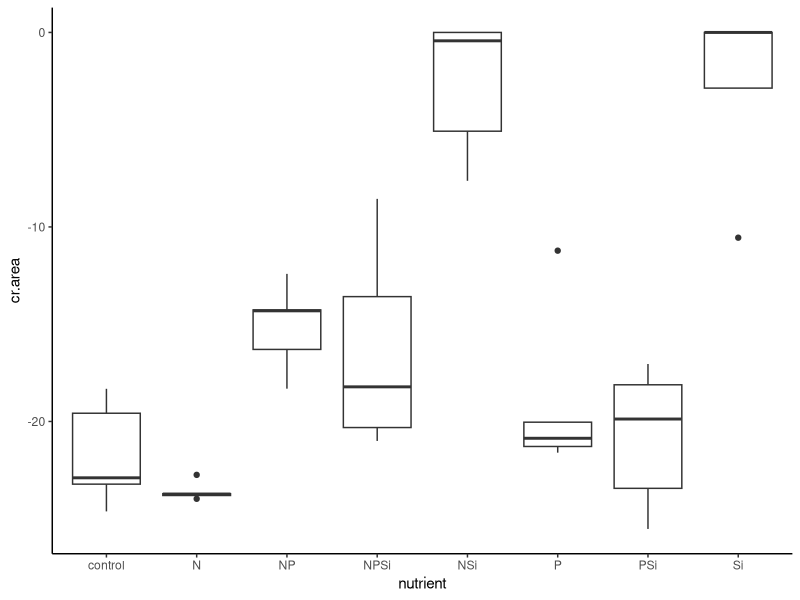
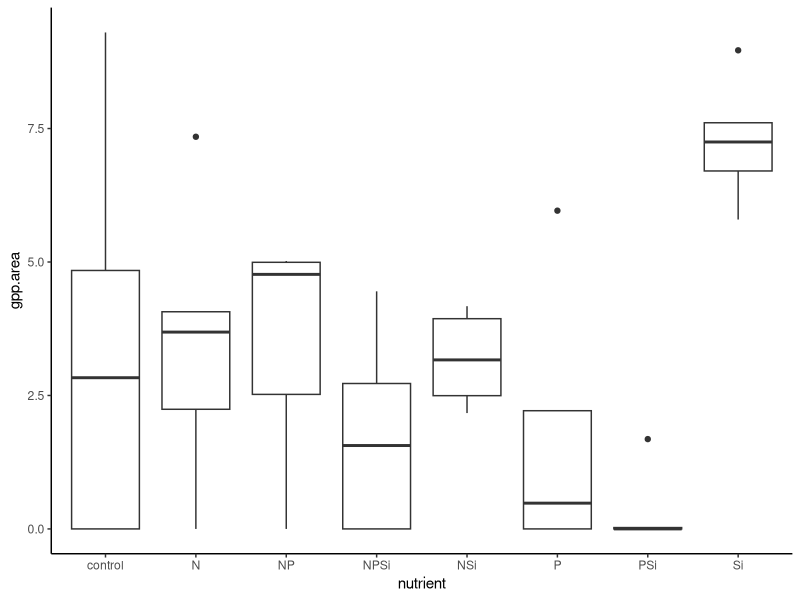
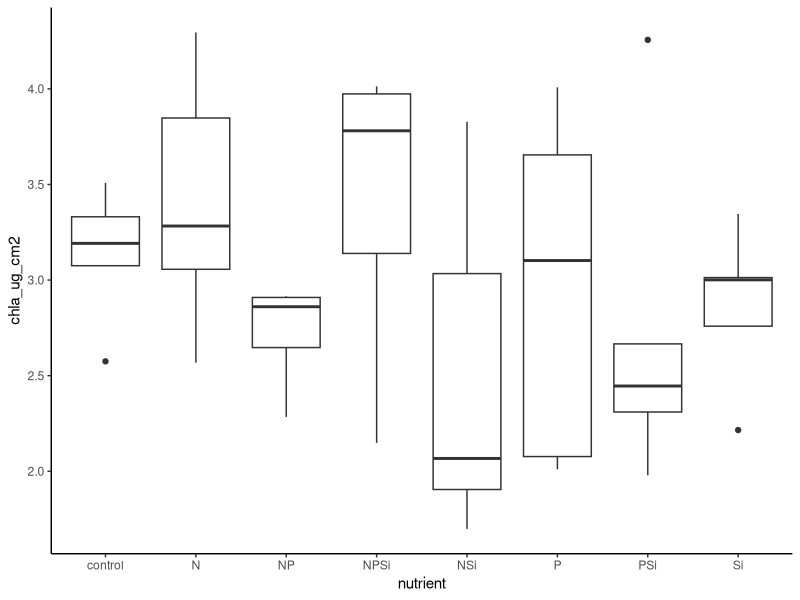
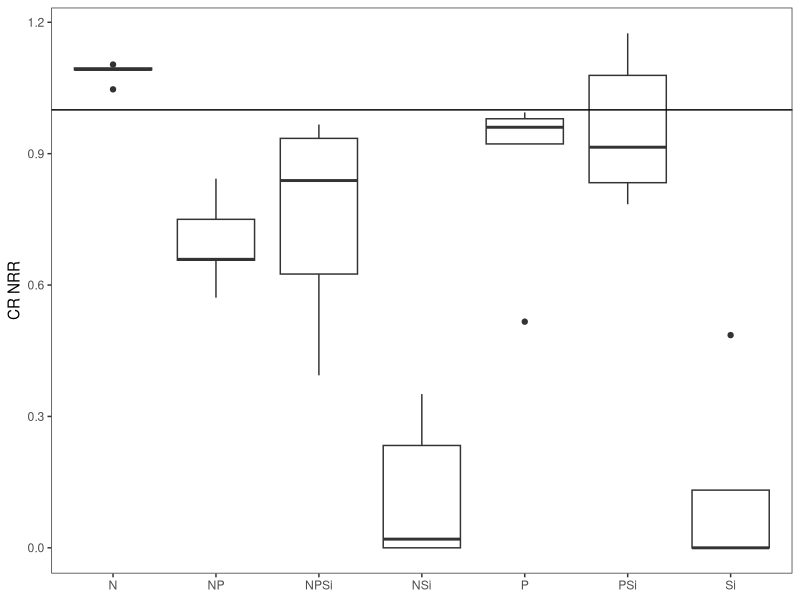
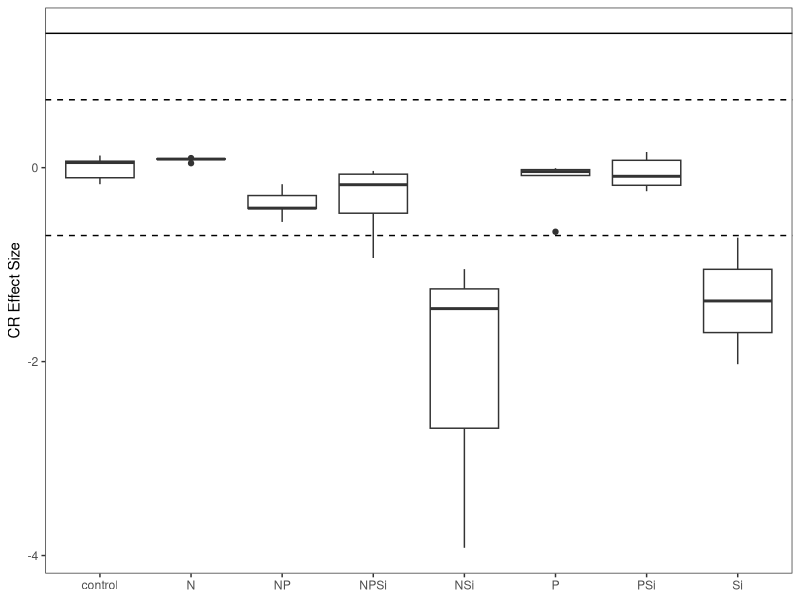
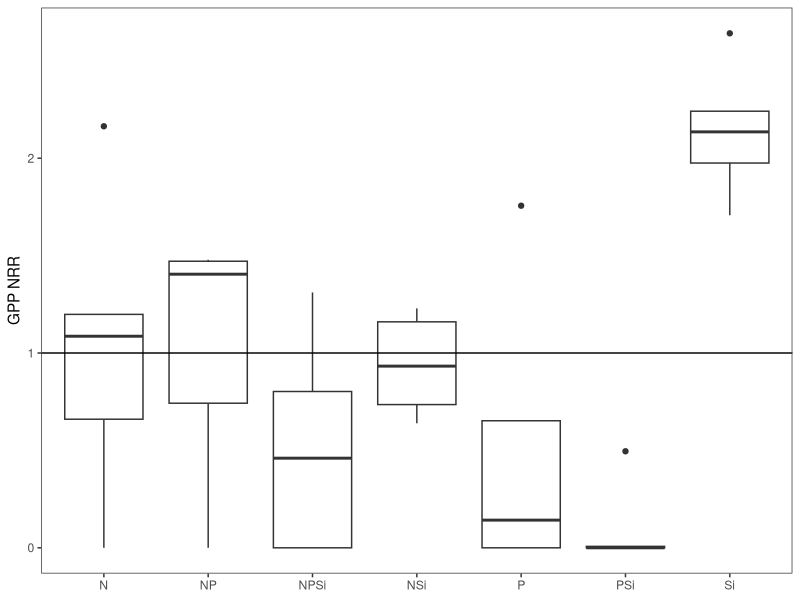
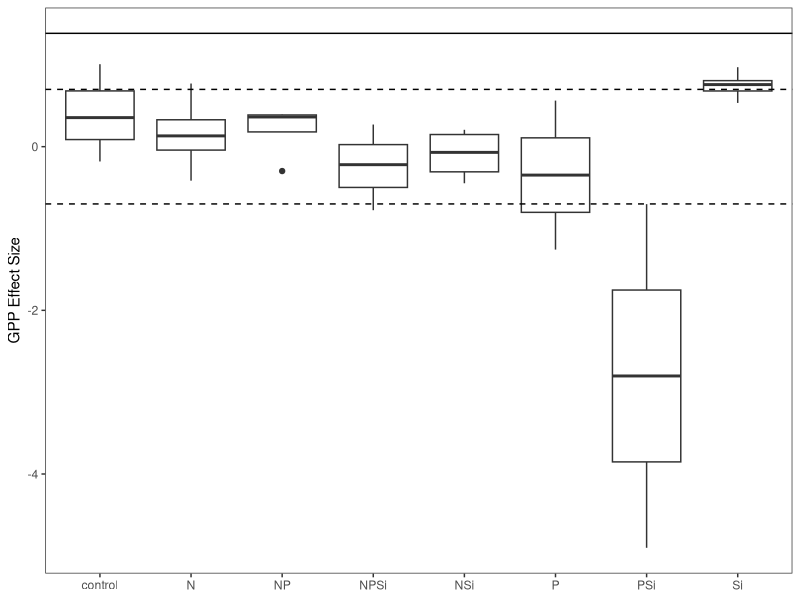
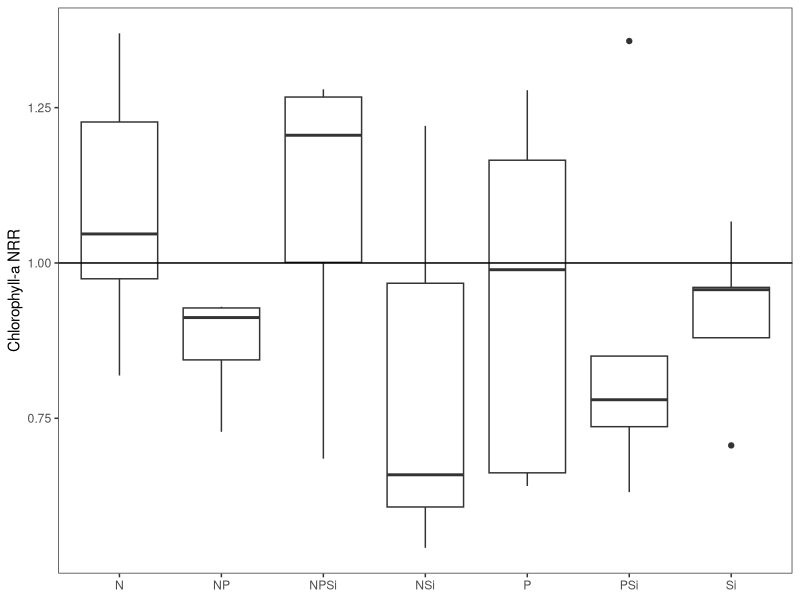

Write the R code that produced these figures, in order. (Note: this script raises an error after producing the figures.)
#Author:  Clay Arango
#Creation date: 10-Feb-19
#Script to analyze NDS data from Summer 2018 NDS work with S. Roley and A. Alexiades

#packages
install.packages("nlme")
install.packages("nortest")
install.packages("plyr")
install.packages("dplyr")
install.packages("multcomp")
install.packages("MASS")
install.packages("ggplot2")
library(nlme)
library(nortest)
library(plyr)
library(dplyr)
library(multcomp)
library(MASS)
library(ggplot2)

#Load data
mab_fall <- read.table(file="mab_fall.csv", header=T, sep=",")

#set variable
d = mab_fall

#evaluate data to make sure factors are correct
names(d)

unique(d$nutrient) #control, N, NP, NPSi, NSi, P, PSi, Si
unique(d$N) #should be 0 and 1
unique(d$P) #should be 0 and 1
unique(d$Si) #should be 0 and 1
unique(d$top) #should be "sponge" and "glass"
#if need to change, use recode function below. 
d$top<-recode(d$top, "cellulose" ="sponge")
str(d)

#convert N and P vand Si alues (0 or 1 for absence or presence) to factors
d$N<-as.factor(d$N)
d$P<-as.factor(d$P)
d$Si<-as.factor(d$Si)
str(d)

#subset data into gpp and cr response
d.cr = subset(d, top=="sponge", data=d)
d.gpp = subset(d, top=="glass", data=d)

#check for outliers and check data entry before calculating CR-NRR
ggplot(d.cr, aes(x=nutrient, y=cr.area)) + geom_boxplot() + theme_classic()
#A5 is an outlier, Si group has 3 zeros so can't tell what is an outlier

#calculate nrr for cr
x<-ddply(d.cr, "nutrient", summarise, ave_cr = mean(cr.area, na.rm=T)) 
x
d.cr$cr.nrr = d.cr$cr.area/-21.727991 #divide by control ave_cr

#check for outliers and check data entry before calculating GPP- and chla-NRR
ggplot(d.gpp, aes(x=nutrient, y=gpp.area)) + geom_boxplot() + theme_classic()
#F7, P group has 2 zeros so can't tell what is an outlier, Si group looks OK 
ggplot(d.gpp, aes(x=nutrient, y=chla_ug_cm2)) + geom_boxplot() + theme_classic()
#P+Si group is evenly spread out, Si and control look OK

#calculate nrr for gpp and chla
x<- ddply(d.gpp, "nutrient", summarise, ave_gpp = mean(gpp.area, na.rm=T), ave_chla = mean(chla_ug_cm2, na.rm=T)) 
x
d.gpp$gpp.nrr = d.gpp$gpp.area/3.3947683 #divide by control ave_gpp
d.gpp$chla.nrr = d.gpp$chla_ug_cm2/3.136110 #divide by control ave_chla
#use to exclude outliers
#x1<- ddply(subset(d.gpp, !(nds.id=="F6")), "nutrient", summarise, ave_chla = mean(chla_ug_cm2, na.rm=T)) 
#x1
#d.gpp$chla.nrr_1<-d.gpp$chla_ug_cm2/2.700340

#combine into one file and export
d.cr$chla.nrr<-NA
#d.cr$chla.nrr_1<-NA#for excluded outliers
d.cr$gpp.nrr<-NA
d.gpp$cr.nrr<-NA
d.nrr<-rbind(d.cr, d.gpp)
d.nrr$site.date<-"mab_fall"
d.nrr$gpp.es<-log(d.nrr$gpp.nrr)
d.nrr$cr.es<-log(d.nrr$cr.nrr)
d.nrr$chla.es<-log(d.nrr$chla.nrr)

write.table(d.nrr, "mab_fall_nrr.csv",  sep=",", quote=F, row.names =F)

###############
#plots of NRR
##############
ggplot(data=subset(d.cr, !(nutrient=="control")), aes(x=nutrient, y=cr.nrr))+geom_boxplot()+theme_bw()+
  ylab("CR NRR")+geom_abline(slope = 0, intercept = 1)+
  theme(axis.title.x=element_blank(), panel.grid.minor=element_blank(), panel.grid.major=element_blank())
#no limitation, Si inhibition?

ggplot(data=subset(d.nrr, (top=="sponge")), aes(x=nutrient, y=cr.es))+geom_boxplot()+theme_bw()+
  ylab("CR Effect Size")+geom_hline(yintercept = 0.7, lty="dashed")+ geom_hline(yintercept = -0.7, lty="dashed")+
  geom_hline(yintercept = 1.385)+
  theme(axis.title.x=element_blank(), panel.grid.minor=element_blank(), panel.grid.major=element_blank())
#possible Si inhibition? nothing over 1.385, so no significance?

ggplot(data=subset(d.gpp, !(nutrient=="control")), aes(x=nutrient, y=gpp.nrr))+geom_boxplot()+theme_bw()+
  ylab("GPP NRR")+geom_abline(slope = 0, intercept = 1)+
  theme(axis.title.x=element_blank(), panel.grid.minor=element_blank(), panel.grid.major=element_blank())
#Si limitation, but not a similar response with N or P

ggplot(data=subset(d.nrr, top =="glass"),aes(x=nutrient, y=gpp.es))+geom_boxplot()+theme_bw()+
  ylab("GPP Effect Size")+geom_hline(yintercept = 0.7, lty="dashed")+
  geom_hline(yintercept = -0.7, lty="dashed")+ geom_hline(yintercept = 1.385)+
  theme(axis.title.x=element_blank(), panel.grid.minor=element_blank(), panel.grid.major=element_blank())
#unsure how to interpret this aside from no limitation

ggplot(data=subset(d.gpp, !(nutrient=="control")), aes(x=nutrient, y=chla.nrr))+geom_boxplot()+theme_bw()+
  ylab("Chlorophyll-a NRR")+geom_abline(slope = 0, intercept = 1)+ 
  theme(axis.title.x=element_blank(), panel.grid.minor=element_blank(), panel.grid.major=element_blank())
#no limitation

ggplot(data=subset(d.nrr, (top=="glass")), aes(x=nutrient, y=chla.es))+geom_boxplot()+theme_bw()+
  ylab("Chla Effect Size")+ geom_hline(yintercept = 0.7, lty="dashed")+ geom_hline(yintercept = -0.7, lty="dashed")+    
  geom_hline(yintercept = 1.385)+
  theme(axis.title.x=element_blank(), panel.grid.minor=element_blank(), panel.grid.major=element_blank())
#nothing over 1.385 so no significance?

##########
#NRR Summary Files
#########

GPP_sum<-ddply(d.gpp, "nutrient", summarise, ave_nrr.gpp=mean(gpp.nrr, na.rm=T), sd_nrr.gpp=sd(gpp.nrr, na.rm=T), 
               se_nrr.gpp =(sd(gpp.nrr)/sqrt(sum(!is.na(gpp.nrr)))), 
               ci95_nrr.gpp = (1.96*(sd(gpp.nrr)/sqrt(sum(!is.na(gpp.nrr))))),
               ave_nrr.chla=mean(chla.nrr, na.rm=T), sd_nrr.chla=sd(chla.nrr, na.rm=T), 
               se_nrr.chla =(sd(chla.nrr)/sqrt(sum(!is.na(chla.nrr)))), 
               ci95_nrr.chla = (1.96*(sd(chla.nrr)/sqrt(sum(!is.na(chla.nrr))))))
CR_sum<-ddply(d.cr, "nutrient", summarise, ave_nrr.cr=mean(cr.nrr, na.rm=T), sd_nrr.cr=sd(cr.nrr, na.rm=T), 
              se_nrr.cr =(sd(cr.nrr)/sqrt(sum(!is.na(cr.nrr)))), 
              ci95_nrr.cr = (1.96*(sd(cr.nrr)/sqrt(sum(!is.na(cr.nrr))))))

#now combine into one and export
d.sum<-merge(GPP_sum, CR_sum, by="nutrient")
d.sum$site_date<-"mab_fall"
write.table(d.sum, "mab_fall_summ.csv",  sep=",", quote=F, row.names=F)

############################################################
#analyze RESPIRATION data
############################################################

M1<-gls(cr.area~N*P*Si, data=d.cr, na.action=na.omit)
E1<-residuals(M1)
qqnorm(E1)
qqline(E1)
ad.test(E1)
   #residuals are normally distributed
hist(E1)  
plot(M1)

plot(filter(d.cr, !is.na(cr.area)) %>% dplyr::select(nutrient), 
     E1, xlab="nutrient", ylab="Residuals")
bartlett.test(cr.area~nutrient, data=d.cr)
   #variance test is bad 0.037

anova(M1)


##########################################################
#do multiple 2 way ANOVAs to improve our ability to interpret
##########################################################
#N and P
M1<-gls(cr.area~N*P, data=d.cr, na.action=na.omit)
E1<-residuals(M1)
qqnorm(E1)
qqline(E1)
ad.test(E1)
#residuals are normally distributed, p=0.1185
hist(E1)  
plot(M1)

bartlett.test(cr.area~nutrient, data=d.cr)
#variance test not OK

anova(M1) #interpretation, no limitation

#remove NA for plotting
xx = na.omit(subset(d.cr, select = c(N,P,cr.area)))
interaction.plot(xx$N, xx$P, xx$cr.area*-1)

#N and Si
M1<-gls(cr.area~N*Si, data=d.cr, na.action=na.omit)
E1<-residuals(M1)
qqnorm(E1)
qqline(E1)
ad.test(E1)
#residuals are normally distributed, p=0.3951
hist(E1)  
plot(M1)

bartlett.test(cr.area~nutrient, data=d.cr)
#variance test not OK

anova(M1) #Si inhibition of N

#remove NA for plotting
xx = na.omit(subset(d.cr, select = c(N,Si,cr.area)))
interaction.plot(xx$N, xx$Si, xx$cr.area*-1)

#P and Si
M1<-gls(cr.area~P*Si, data=d.cr, na.action=na.omit)
E1<-residuals(M1)
qqnorm(E1)
qqline(E1)
ad.test(E1)
#residuals are normally distributed, p=0.6265
hist(E1)  
plot(M1)

bartlett.test(cr.area~nutrient, data=d.cr)
#variance test OK

anova(M1) #interpretation, P and Si limitation (presence of P really increases Si response)

#remove NA for plotting
xx = na.omit(subset(d.cr, select = c(P,Si,cr.area)))
interaction.plot(xx$P, xx$Si, xx$cr.area*-1)
##########################################################
##########################################################  

x <- group_by(d.cr, nutrient) %>%  # Grouping function causes subsequent functions to aggregate by season and reach
  summarize(cr.mean = abs(mean(cr.area, na.rm = TRUE)), # na.rm = TRUE to remove missing values
            cr.sd=abs(sd(cr.area, na.rm = TRUE)),  # na.rm = TRUE to remove missing values
            n = sum(!is.na(cr.area)), # of observations, excluding NAs. 
            cr.se=cr.sd/sqrt(n))

ggplot(data=x, aes(x=nutrient, y=cr.mean)) + 
  geom_bar(stat="identity", position=position_dodge(), color = "black") + 
  geom_errorbar(aes(ymin=cr.mean, ymax=cr.mean+cr.se), width=0.2, 
                position=position_dodge(0.9)) + 
  xlab("Nutrient") +
  ylab(expression(Respiration~(ug~O[2]~m^{-2}~h^{-1}))) +
  ylim(0,20) +
  labs(fill="Light") +
  theme_bw() +
  theme(panel.grid.major=element_blank(),
        panel.grid.minor=element_blank(),
        legend.title=element_text(size=6),
        legend.key=element_blank(), 
        legend.position=c(0.5,0.95), 
        legend.text=element_text(size=8), 
        legend.background=element_blank(), 
        legend.direction="horizontal", 
        legend.key.size=unit(0.3, "cm"), 
        axis.title.y=element_text(size=8), 
        axis.title.x=element_text(size=8), 
        axis.text.x=element_text(size=8))

#ggsave('output/figures/Ring_fall.tiff',
#       units="in",
#       width=3.25,
#       height=3.25,
#       dpi=1200,
#       compression="lzw")

#summarize nrr
x <- group_by(d.cr, nutrient) %>%  # Grouping function causes subsequent functions to aggregate by season and reach
  summarize(cr.mean = abs(mean(cr.nrr, na.rm = TRUE)), # na.rm = TRUE to remove missing values
            cr.sd=abs(sd(cr.nrr, na.rm = TRUE)),  # na.rm = TRUE to remove missing values
            n = sum(!is.na(cr.nrr)), # of observations, excluding NAs. 
            cr.se=cr.sd/sqrt(n))

############################################################
#analyze the PRODUCTION data
############################################################

M1<-gls(gpp.area~N*P*Si, data=d.gpp, na.action=na.omit) 
E1<-residuals(M1)
qqnorm(E1)
qqline(E1)
ad.test(E1)
   #residuals are normal p = 0.15

hist(E1, xlab="residuals", main="")
plot(M1)

plot(filter(d.gpp, !is.na(gpp.area)) %>% dplyr::select(nutrient), 
     E1, xlab="nutrient", ylab="Residuals")
bartlett.test(gpp.area~nutrient, data=d.gpp)
   #bad but close p = 0.03947

anova(M1)
  
x <- group_by(d.gpp, nutrient) %>%  # Grouping function causes subsequent functions to aggregate by season and reach
  summarize(gpp.mean = abs(mean(gpp.area, na.rm = TRUE)), # na.rm = TRUE to remove missing values
            gpp.sd=abs(sd(gpp.area, na.rm = TRUE)),  # na.rm = TRUE to remove missing values
            n = sum(!is.na(gpp.area)), # of observations, excluding NAs. 
            gpp.se=gpp.sd/sqrt(n))

ggplot(data=x, aes(x=nutrient, y=gpp.mean)) + 
  geom_bar(stat="identity", position=position_dodge(), color = "black") + 
  geom_errorbar(aes(ymin=gpp.mean, ymax=gpp.mean+gpp.se), width=0.2, 
                position=position_dodge(0.9)) + 
  xlab("Nutrient") +
  ylab(expression(Production~(ug~O[2]~m^{-2}~h^{-1}))) +
  labs(fill="Light") +
  theme_bw() +
  theme(panel.grid.major=element_blank(),
        panel.grid.minor=element_blank(), 
        legend.title=element_text(size=6), 
        legend.key=element_blank(),  
        legend.position=c(0.5,0.95),  
        legend.text=element_text(size=8),  
        legend.background=element_blank(),  
        legend.direction="horizontal",  
        legend.key.size=unit(0.3, "cm"),  
        axis.title.y=element_text(size=8),  
        axis.title.x=element_text(size=8),  
        axis.text.x=element_text(size=8))

#ggsave('output/figures/gppByNutrient.tiff',
#       units="in",
#       width=3.25,
#       height=3.25,
#       dpi=1200,
#       compression="lzw")

#summarize nrr
x <- group_by(d.gpp, nutrient) %>%  # Grouping function causes subsequent functions to aggregate by season and reach
  summarize(gpp.mean = abs(mean(gpp.nrr, na.rm = TRUE)), # na.rm = TRUE to remove missing values
            gpp.sd=abs(sd(gpp.nrr, na.rm = TRUE)),  # na.rm = TRUE to remove missing values
            n = sum(!is.na(gpp.nrr)), # of observations, excluding NAs. 
            gpp.se=gpp.sd/sqrt(n))


############################################################
#analyze the CHL-A biomass on disks

M1<-gls(chla_ug_cm2~N*P*Si, data=d.gpp, na.action=na.omit)
E1<-residuals(M1)
qqnorm(E1)
qqline(E1)
ad.test(E1)
  #residuals good (p=0.92)
hist(E1)
plot(M1)

bartlett.test(chla_ug_cm2~nutrient, data=d.gpp)
  #variance OK (p=0.32)

anova(M1)
